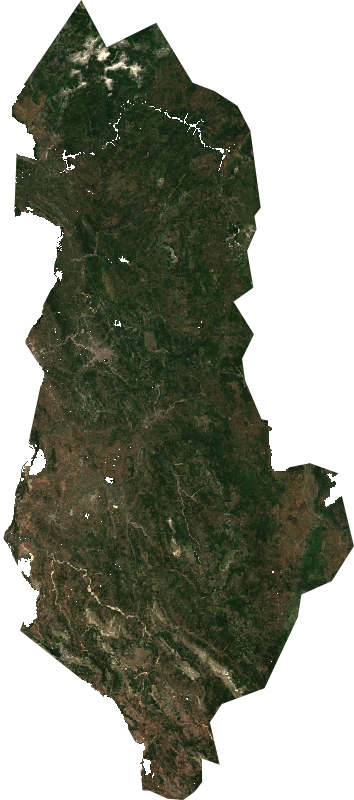
#> input picture output/AL_Shqipëria/2023/AL_Shqipëria_2023-07-01.png, 354 x 800 px, given in place of City of Cape Town Metropolitan Municipality_2018-01-01.png, which was not available
$ jupyter execute --allow-errors NOTDONE_ee_sebastian_calculate_average.ipynb   (text cells are left out)
#> lines starting #> are read from the running program, lines starting #| are printed output that depends on the picture; pictures that were not available may be replaced by others from this repository, and a replacement may not be noted
[cell 1]
import pandas as pd
import numpy as np
import matplotlib.pyplot as plt
import seaborn as sns
import os
import csv
from PIL import Image
import colorsys
import plotly.express as px
import cv2 as cv
import ast
import matplotlib.animation as animation

[cell 2]
#function to convert rgb to hex
def rgb2hex(r,g,b):
    return "#{:02x}{:02x}{:02x}".format(r,g,b)

# [18 lines left out: function calculate_average_color, not called in this run]

[cell 3]
def average_color(pname, start_year=1998, end_year=2024):
    output_csv = f"output/0_output_csv/{pname}_average_color.csv"

    with open(output_csv, mode='w', newline='') as file:
        writer = csv.writer(file)
        writer.writerow(['Year', 'Month', 'Average_Hex'])

        for year in range(start_year, end_year + 1):
            for month in range(1, 13):
                folder_path = f"output/{pname}/{year}/{month:02d}"

                if not os.path.exists(folder_path):
                    continue

                for img_file in os.listdir(folder_path):
                    if img_file.endswith(".png"):
                        img_path = os.path.join(folder_path, img_file)
                        avg_color = calculate_average_color(img_path)
                        writer.writerow([year, month, avg_color])

[cell 4]
# [19 lines left out: function calculate_greenness, not called in this run]

[cell 5]
def average_greenness_csv(pname, start_year=1998, end_year=2024):
    output_csv = f"output/0_output_csv/{pname}_average_greenness.csv"

    with open(output_csv, mode='w', newline='') as file:
        writer = csv.writer(file)
        writer.writerow(['Year', 'Month', 'Greenness_Percentage'])

        for year in range(start_year, end_year + 1):
            for month in range(1, 13):
                folder_path = f"output/{pname}/{year}/{month:02d}"

                if not os.path.exists(folder_path):
                    continue

                for img_file in os.listdir(folder_path):
                    if img_file.endswith(".png"):
                        img_path = os.path.join(folder_path, img_file)
                        avg_color = calculate_greenness(img_path)
                        writer.writerow([year, month, avg_color])

[cell 6]
def colour_heatmap(region_name):
    # Read the CSV file
#> called with region_name = 'circles'
    csv_file = f'output/0_output_csv/{region_name}_average_color.csv'
    print(csv_file)
    dataframe = pd.read_csv(csv_file)

    # Reformatting the data for a clearer representation in a heatmap
    pivot_df = dataframe.pivot(index='Year', columns='Month', values='Average_Hex')
    pivot_df = pivot_df.fillna('#FFFFFF')
    # Create a grid of colors based on the hex values
    color_grid = [[pivot_df.iloc[y, x] for x in range(pivot_df.shape[1])] for y in range(pivot_df.shape[0])]

    # Plot the heatmap
    plt.figure(figsize=(10, 2))
    for y in range(pivot_df.shape[0]):
        for x in range(pivot_df.shape[1]):
            plt.gca().add_patch(plt.Rectangle((x, y), 1, 1, color=color_grid[y][x]))

    # Set ticks and labels
    plt.xticks(range(len(pivot_df.columns)), pivot_df.columns)
    plt.yticks(range(len(pivot_df.index)), pivot_df.index)
    plt.xlim(0, len(pivot_df.columns))
    plt.ylim(0, len(pivot_df.index))
    plt.gca().invert_yaxis()

    # Adding the hex color codes on top of the heatmap
    for y in range(pivot_df.shape[0]):
        for x in range(pivot_df.shape[1]):
            plt.text(x + 0.5, y + 0.5, pivot_df.iloc[y, x], ha='center', va='center', color='white', fontsize=8)

    plt.title('Heatmap of Average Hex Colors by Month and Year')
    plt.xlabel('Month')
    plt.ylabel('Year')

    plt.show()

[cell 7]
def green_heatmap(region_name):
    # Read the CSV file
    csv_file = f'output/0_output_csv/{region_name}_average_greenness.csv'
    df = pd.read_csv(csv_file)

    # Pivot the dataframe
    pivot_df = df.pivot(index='Year', columns='Month', values='Greenness_Percentage')
    pivot_df = pivot_df.fillna(0)

    # Create the heatmap
    plt.figure(figsize=(10, 2))
    sns.heatmap(pivot_df, cmap='Greens', annot=True, fmt=".1f")
    plt.title(f'Greenness by Month and Year - {region_name}')
    plt.xlabel('Month')
    plt.ylabel('Year')
    plt.show()

[cell 8]
region = "circles"

#calculate average color
average_color(region)
#generate heatmap
colour_heatmap(region)

[cell 9]
#calculate average color
average_greenness_csv(region)
#generate heatmap
#> (the rest of this cell did not finish here and is left out)

[cell 10]
# [36 lines left out: function calculate_greenness, not called in this run]

[cell 11]
region = "circles"

average_greenness_csv(region)
#generate heatmap
#> (the rest of this cell did not finish here and is left out)


[cell 12]
# [28 lines left out: function average_green_shade, not called in this run]

[cell 13]
def average_green_shade_csv(pname, start_year=1998, end_year=2024):
    output_csv = f"output/0_output_csv/{pname}_average_green_shade.csv"

    with open(output_csv, mode='w', newline='') as file:
        writer = csv.writer(file)
        writer.writerow(['Year', 'Month', 'Green Shade'])

        for year in range(start_year, end_year + 1):
            for month in range(1, 13):
                folder_path = f"output/{pname}/{year}/{month:02d}"

                if not os.path.exists(folder_path):
                    continue

                for img_file in os.listdir(folder_path):
                    if img_file.endswith(".png"):
                        img_path = os.path.join(folder_path, img_file)
                        avg_color = average_green_shade(img_path)
                        writer.writerow([year, month, avg_color])

[cell 14]
region = "City of Cape Town Metropolitan Municipality"

average_green_shade_csv(region)

[cell 15]
#visualize the data
csv_file = f'output/0_output_csv/{region}_average_green_shade.csv'
df = pd.read_csv(csv_file)
#create a new column for the hex values
# [4 lines left out: function to_tuple_and_hex, not called in this run]

# Apply the function to the 'Green Shade' column
df['Average_Hex'] = df['Green Shade'].apply(to_tuple_and_hex)
df.drop('Green Shade', axis=1, inplace=True)

[cell 16]
# Reformatting the data for a clearer representation in a heatmap
pivot_df = df.pivot(index='Year', columns='Month', values='Average_Hex')
pivot_df = pivot_df.fillna('#FFFFFF')
# Create a grid of colors based on the hex values
color_grid = [[pivot_df.iloc[y, x] for x in range(pivot_df.shape[1])] for y in range(pivot_df.shape[0])]

# Plot the heatmap
plt.figure(figsize=(10, 10))
for y in range(pivot_df.shape[0]):
    for x in range(pivot_df.shape[1]):
        plt.gca().add_patch(plt.Rectangle((x, y), 1, 1, color=color_grid[y][x]))

# Set ticks and labels
plt.xticks(range(len(pivot_df.columns)), pivot_df.columns)
plt.yticks(range(len(pivot_df.index)), pivot_df.index)
plt.xlim(0, len(pivot_df.columns))
plt.ylim(0, len(pivot_df.index))
plt.gca().invert_yaxis()

# Adding the hex color codes on top of the heatmap
for y in range(pivot_df.shape[0]):
    for x in range(pivot_df.shape[1]):
        plt.text(x + 0.5, y + 0.5, pivot_df.iloc[y, x], ha='center', va='center', color='white', fontsize=8)

plt.title('Heatmap of Average Green Hex Colors by Month and Year')
plt.xlabel('Month')
plt.ylabel('Year')

plt.show()

[cell 17]
def record_green_shades(image_path):
    image = Image.open(image_path)
#> image is the input picture: PIL image 354x800 RGBA; mean R, G, B, A 31.7, 34.7, 21.6, 145.5
    image = image.convert('RGB')  # Ensure image is in RGB format
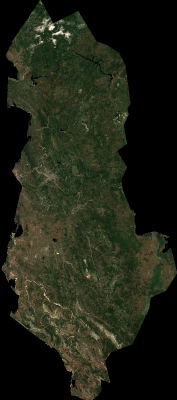
#> image: PIL image 354x800 RGB (shown at 1/2 size); mean R, G, B 31.7, 34.7, 21.6
    pixels = np.array(image)

    # Convert RGB image to HSV
    hsv_image = cv.cvtColor(pixels, cv.COLOR_RGB2HSV)
#> hsv_image: shape (800, 354, 3); mean H, S, V 22, 60.9, 36.1

    # Define the HSV range for light to dark green
    """
    Bigger bounds for green
    hsv_color1 = np.asarray([30, 40, 40])   # Lower bound of green
    hsv_color2 = np.asarray([90, 255, 255]) # Upper bound of green
    """
    hsv_color1 = np.asarray([35, 50, 50])   # Lower bound of green
    hsv_color2 = np.asarray([85, 255, 255]) # Upper bound of green

    # Create a mask for green pixels
    mask = cv.inRange(hsv_image, hsv_color1, hsv_color2)
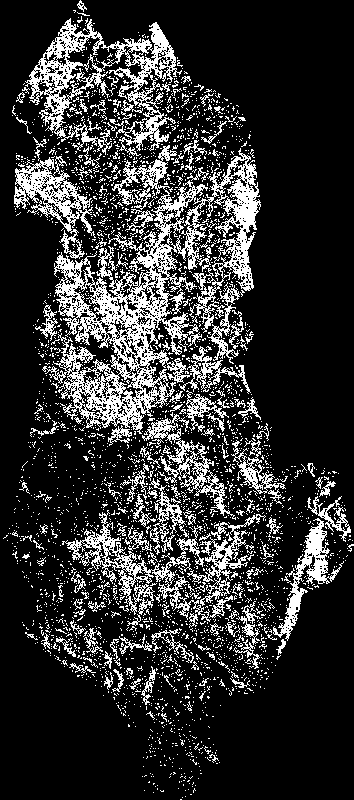
#> mask: shape (800, 354); 19.5% white in thin lines or dots

    # Apply mask to the original image to extract green pixels
    green_pixels = pixels[mask > 0]

    if green_pixels.size == 0:
        return []  # Return an empty list if there are no green pixels

    # Convert green pixels to a list of RGB tuples
    green_pixel_list = [tuple(pixel) for pixel in green_pixels]
#> green_pixel_list = 55130 items

    return green_pixel_list

[cell 18]
def plot_green_shades(green_pixel_list, label, color, alpha=0.5):
    if not green_pixel_list:
        print(f"No green pixels found for {label}.")
        return

    # Convert the list of tuples into a numpy array for easier manipulation
    green_pixel_array = np.array(green_pixel_list)

    # Extract the green channel values
    green_channel_values = green_pixel_array[:, 1]

    # Plot the histogram of green channel values
    plt.hist(green_channel_values, bins=20, color=color, alpha=alpha, label=label, edgecolor='black')

[cell 19]
region = "City of Cape Town Metropolitan Municipality"

year_x1 = "2018"
month_x1 = "01"
image_path_x1 = f'output/{region}/{year_x1}/{month_x1}/{region}_{year_x1}-{month_x1}-01.png'
green_shades_x1 = record_green_shades(image_path_x1)
#> green_shades_x1 = 55130 items

year_x2 = "2023"
month_x2 = "02"
image_path_x2 = f'output/{region}/{year_x2}/{month_x2}/{region}_{year_x2}-{month_x2}-01.png'
green_shades_x2 = record_green_shades(image_path_x2)
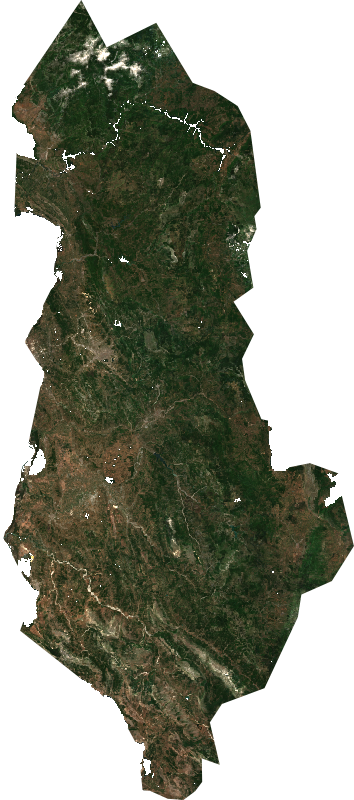
#> input picture output/AL_Shqipëria/2026/AL_Shqipëria_2026-07-01.png, 354 x 800 px, given in place of City of Cape Town Metropolitan Municipality_2023-02-01.png, which was not available
#> in record_green_shades, image is the input picture: PIL image 354x800 RGBA; mean R, G, B, A 33.7, 36.6, 22.6, 145.4
#> in record_green_shades (call 2), `image = image.convert('RGB')`:
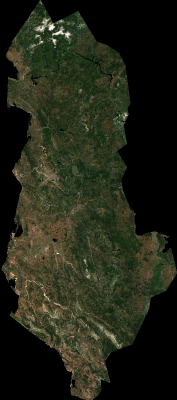
#> image: PIL image 354x800 RGB (shown at 1/2 size); mean R, G, B 33.7, 36.6, 22.6
#> in record_green_shades (call 2), `mask = cv.inRange(hsv_image, hsv_color1, hsv_color2)`:
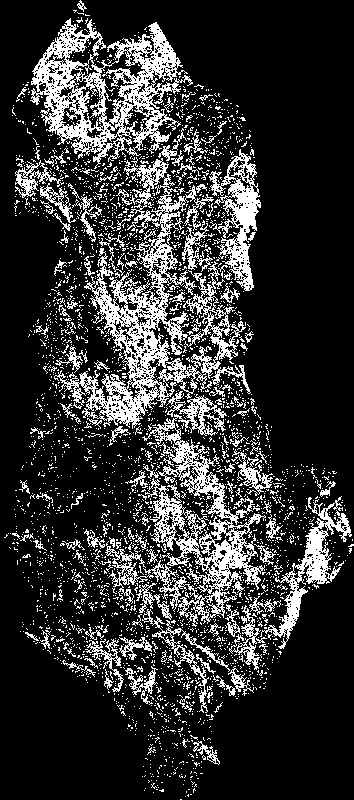
#> mask: shape (800, 354); 19.8% white in thin lines or dots
#> in record_green_shades (call 2), `green_pixel_list = [tuple(pixel) for pixel in green_pixels]`: green_pixel_list = 56092 items
#> green_shades_x2 = 56092 items

plt.figure(figsize=(10, 7))

plot_green_shades(green_shades_x2, label=f'{year_x2}-{month_x2}', color='red', alpha=0.5)
plot_green_shades(green_shades_x1, label=f'{year_x1}-{month_x1}', color='green', alpha=0.5)

plt.title('Distribution of Green Shades')
plt.xlabel('Green Channel Value')
plt.ylabel('Frequency')
plt.legend()
plt.grid(True)
plt.show()
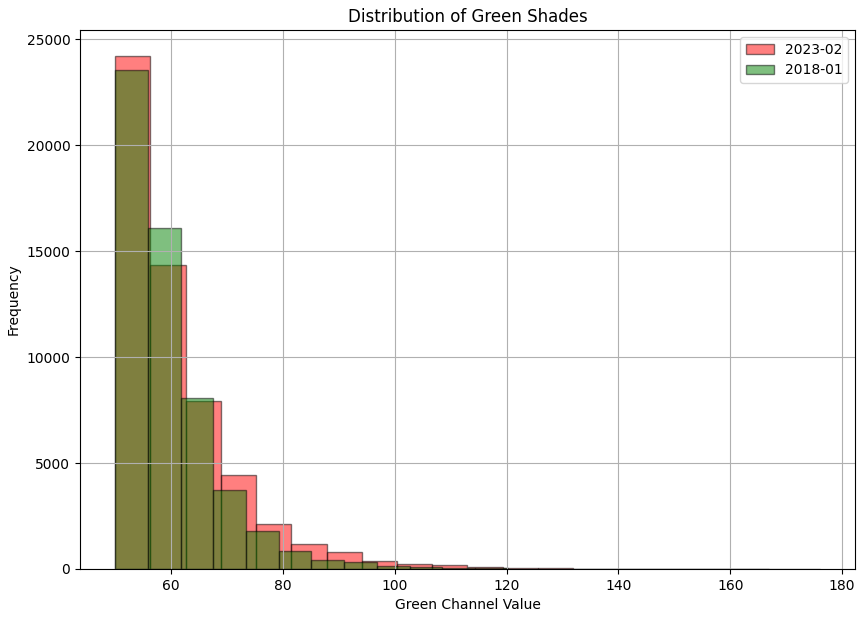
#> figure drawn by matplotlib, 1 panel; tallest bar 24214 high, from x = 50 to 56.3; tallest bar 23523 high, from x = 50 to 55.85
#> (the rest of the program and of its run is left out)
